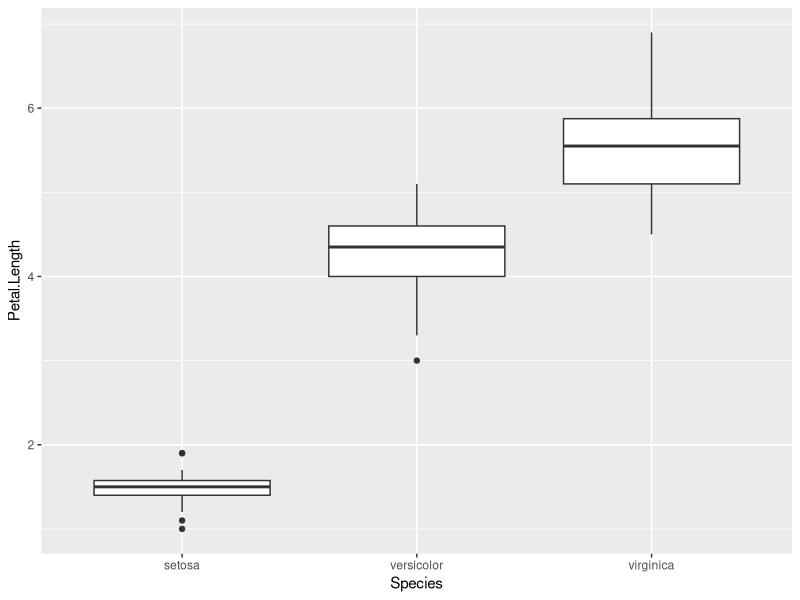
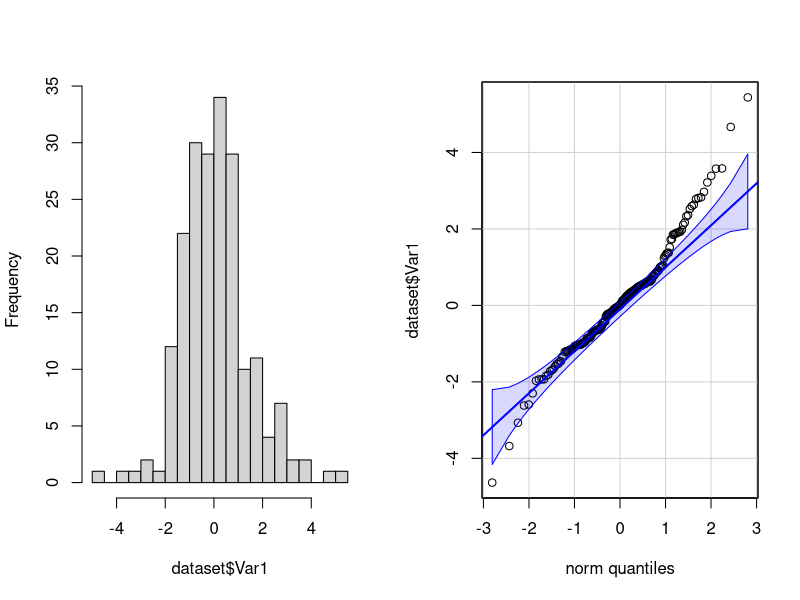
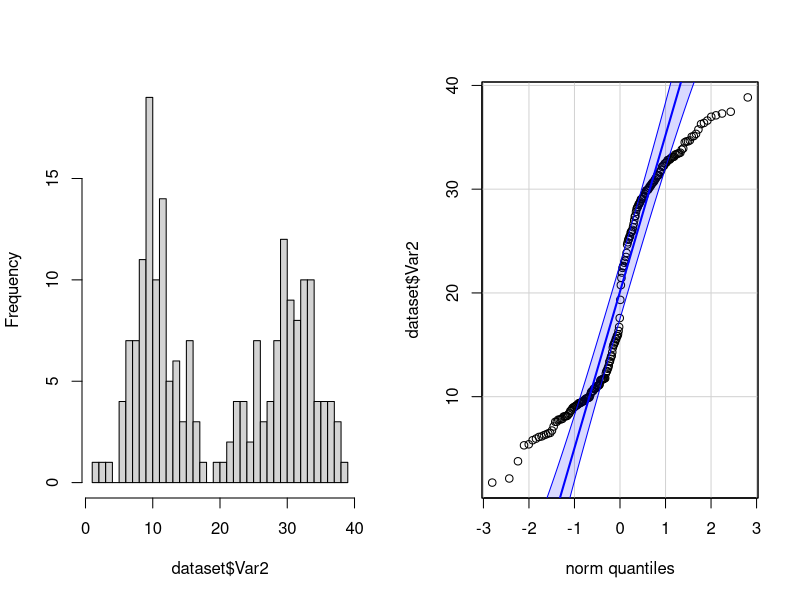
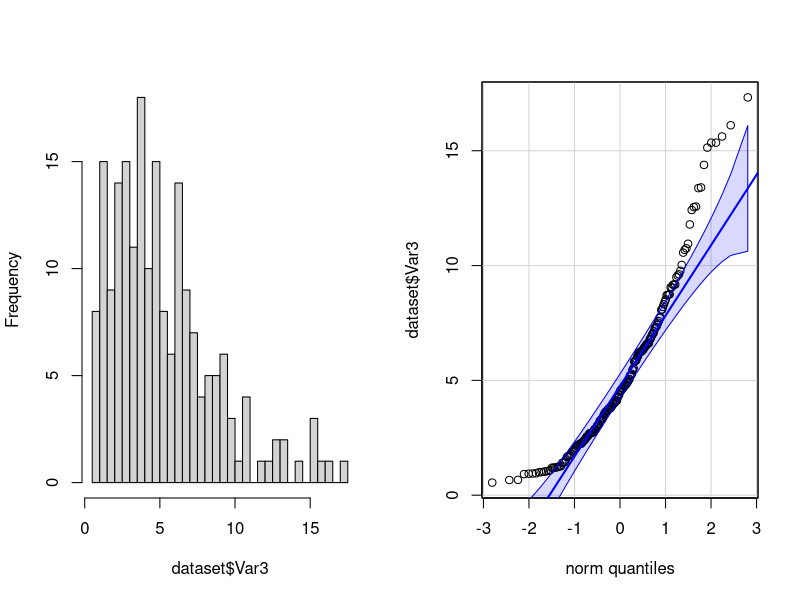
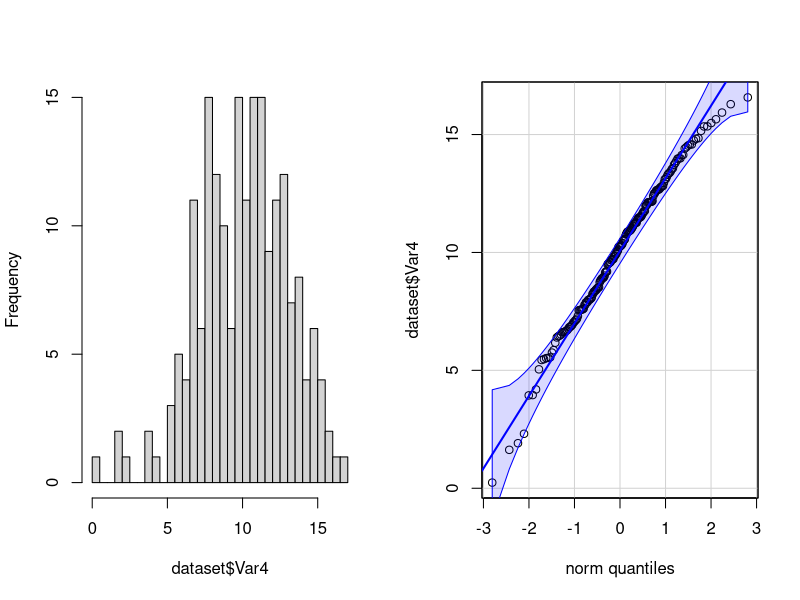
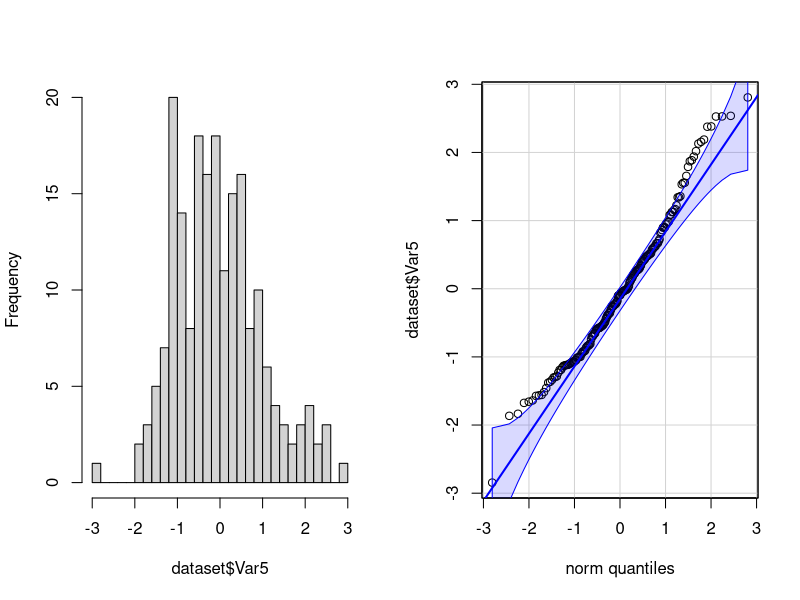

The R script that drew these images, in order:
#загружаем нужные библиотеки и датасет
library(ggplot2)
library(dplyr)
data(iris)

#смотрим датасет разными способами
str(iris)
iris

######Часть 1.######
#Поместим в переменную setosa данные о длинне лепестка соответствующего вида
setosa <- iris %>%
  filter (Species == "setosa") %>%
  pull (Petal.Length)
#посчитаем характеристики получившегося вектора
range(setosa) #показывает одновременно минимальное и максимальное значение
quantile(x = setosa, probs = c(0.25)) #показывает 1-ый квартиль
quantile(x = setosa, probs = c(0.75)) #показывает 3-ий квартиль
median(setosa)                        #показывает медиану, она же 2-ой квартиль
quantile(x = setosa, probs = c(0.25, 0.5, 0.75)) #показывает все три квартиля одновременно

#Аналогично сделаем для данных по двум другим видам: versicolor и virginica

versicolor <- iris %>%
  filter (Species == "versicolor") %>%
  pull (Petal.Length)
range(versicolor)
quantile(x = versicolor, probs = c(0.25))
quantile(x = versicolor, probs = c(0.75))
median(versicolor)
quantile(x = versicolor, probs = c(0.25, 0.5, 0.75))

virginica <- iris %>%
  filter (Species == "virginica") %>%
  pull (Petal.Length)
range(virginica)
quantile(x = virginica, probs = c(0.25))
quantile(x = virginica, probs = c(0.75))
median(virginica)
quantile(x = virginica, probs = c(0.25, 0.5, 0.75))

######Часть 2######
#Построим на одном поле "ящики с усами" для каждого из видов
ggplot(data = iris) +
  geom_boxplot(aes(x = Species, y = Petal.Length))


######Часть 3######
#Считаем файл и выведем первые 5 строк для ознакомления
dataset <- read.csv(file = 'dataset_variant_1.csv', sep = ";")
dataset [1:5, ]
#Видим данные по 5-ти переменным
#Загружаем библиотеку car
library(car)
#Чтобы определить какие из переменных подчиняются нормальному распределению, 
#построим на одном поле гистограмму и квантильный график по переменной Var1
par(mfrow = c(1, 2))                       #графический параметр, формирующий сетку графиков
hist(dataset$Var1, nclass = 30, main = '') #гистограмма
qqPlot(dataset$Var1, id = FALSE)           #квантильный график
par(mfrow = c(1, 1))
#если данные подчиняются нормальному распределению,
#то точки на квантильном графике должны лечь близко к прямой (остаться внутри выделенной области)
#в случае с переменной Var1 такого не наблюдается (хвосты выходят за допустимые границы),
#поэтому данные по этой переменной не подчиняются нормальному распределению

#Для остальных переменных проделаем аналогичную аналитику

par(mfrow = c(1, 2))
hist(dataset$Var2, nclass = 30, main = '')
qqPlot(dataset$Var2, id = FALSE)
par(mfrow = c(1, 1))
#Не является нормальным распределением, наблюдается выраженное бимодальное распределение 

par(mfrow = c(1, 2))
hist(dataset$Var3, nclass = 30, main = '')
qqPlot(dataset$Var3, id = FALSE)
par(mfrow = c(1, 1))
#Не является нормальным распределением, непрерывное распределение с правым хвостом

par(mfrow = c(1, 2))
hist(dataset$Var4, nclass = 30, main = '')
qqPlot(dataset$Var4, id = FALSE)
par(mfrow = c(1, 1))
#Наиболее близко к нормальному распределению из рассмотренных переменных, слева наблюдаютя несколько выбросов

par(mfrow = c(1, 2))
hist(dataset$Var5, nclass = 30, main = '')
qqPlot(dataset$Var5, id = FALSE)
par(mfrow = c(1, 1))
#Не является нормальным распределением, пример Т-образного распределения


######Часть 4######
#Для расчета средней величины выборки используется функция mean
#Для расчета среднеквадратичного отклонения испоьлзуется функция sd
#Для векторов, сформированных в Части 2 рассчитаем эти параметры
mean(setosa)
sd(setosa)

mean(versicolor)
sd(versicolor)

mean(virginica)
sd(virginica)


######Часть 5######
#Для векторов из Части 2 найдем доверительные интервалы по формуле x=±t⋅SE и выведем полученные значения
s <- qt(0.975, df = length(setosa) - 1) * (sd(setosa)/sqrt(length(setosa)))
s

ve <- qt(0.975, df = length(versicolor) - 1) * (sd(versicolor)/sqrt(length(versicolor)))
ve

vi <- qt(0.975, df = length(virginica) - 1) * (sd(virginica)/sqrt(length(virginica)))
vi
